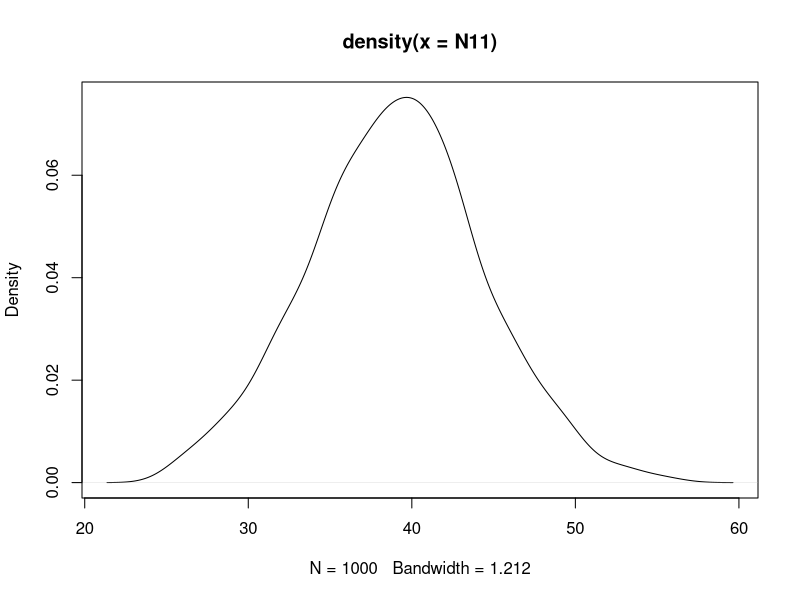
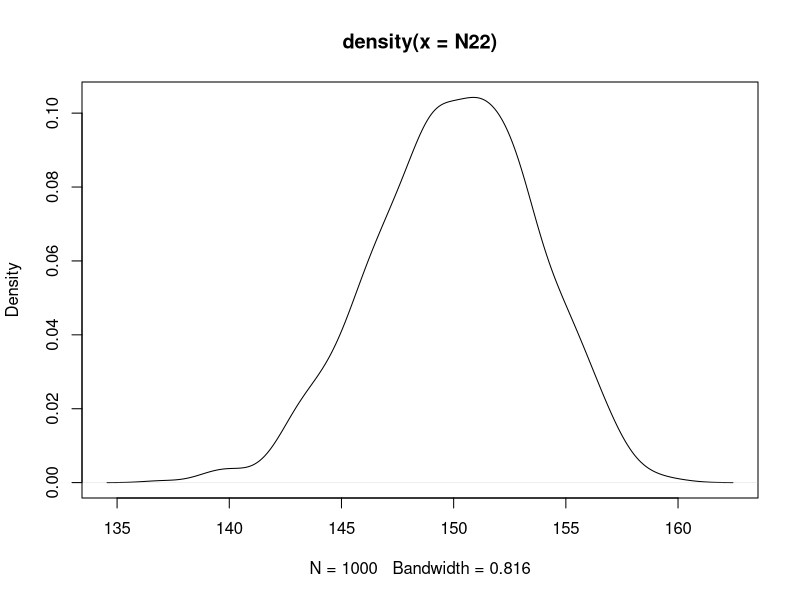
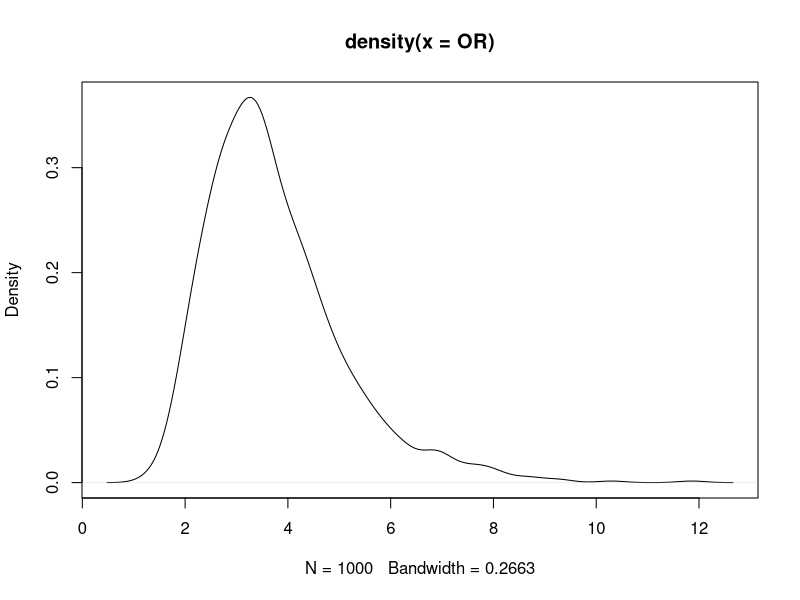
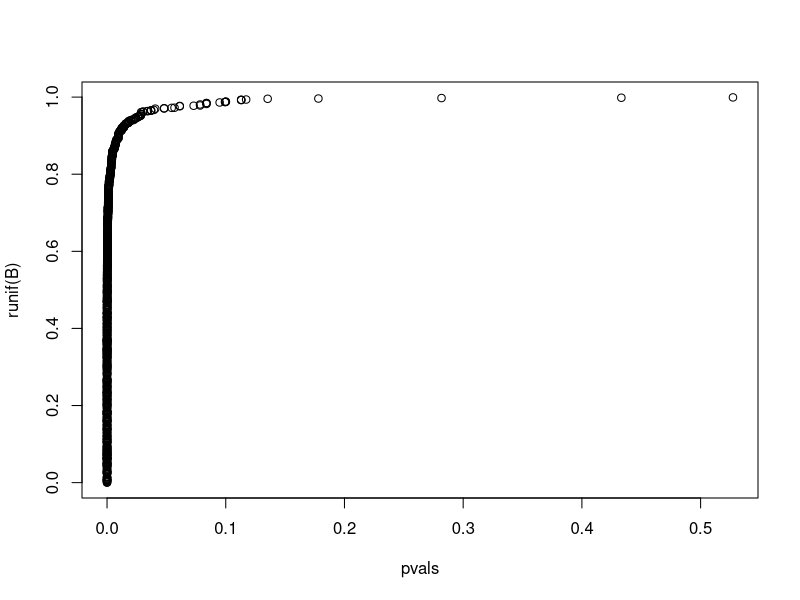

R code for these plots, in order:
#13.18

(mat <- matrix(c(39,15,113,150), nrow = 2))
colnames(mat) <- c("cases","controls")
rownames(mat) <- c("exposed","not exposed")
mat

#manual calculation
mat[1,1]*mat[2,2]/(mat[2,1]*mat[1,2])

#package use
library(epitools)
(wald <- oddsratio(mat, method = "wald"))$measure

#simulation
# question 4

pi11 <- 39/(39+113) #prob of disease given exposure
pi22 <- 150/(150+15) #prob of no disease given no exposure

B <- 1000
N11 <- rbinom(B, size = 152, prob = pi11)
plot(density(N11))
N22 <- rbinom(B, size = 165, prob = pi22)
plot(density(N22))

N12 <- 152-N11
N21 <- 165-N22

OR <- (N11*N22)/(N12*N21)
plot(density(OR))
  
(sORL <- sort(OR)[25])
(sORU <- sort(OR)[975])
  
#p-value adjusting
pvals <- c(1:B)
for (i in 1:B){
  pvals[i] <- oddsratio(matrix(c(N11[i],N21[i],N12[i],N22[i]), nrow = 2),
            method = "wald")$p.value[2,2]
}

sum(pvals < .05)/1000

length(which(p.adjust(pvals, method = "bonferroni") < .05))/1000
length(which(p.adjust(pvals, method = "holm") < .05))/1000
length(which(p.adjust(pvals, method = "hochberg") < .05))/1000

length(which(p.adjust(pvals, method = "BH") < .05))/1000
length(which(p.adjust(pvals, method = "BY") < .05))/1000

qqplot(pvals, runif(B))
